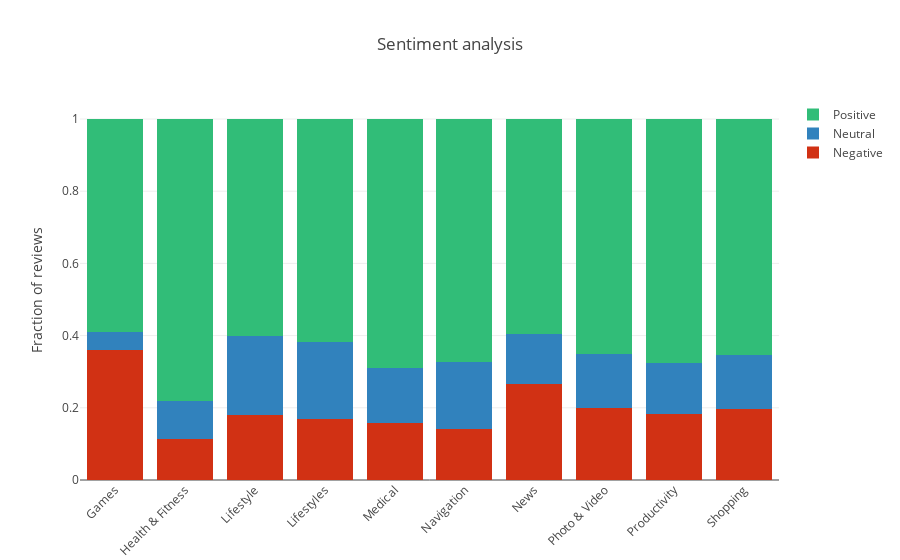

Write notebook code for a chart like this one.
### Code cell
merged_df = pd.merge(df, reviews_df, on = "App", how = "inner")
merged_df = merged_df.dropna(subset=['Sentiment', 'Translated_Review'])

grouped_sentiment_category_count = merged_df.groupby(['Category', 'Sentiment']).agg({'App': 'count'}).reset_index()
grouped_sentiment_category_sum = merged_df.groupby(['Category']).agg({'Sentiment': 'count'}).reset_index()

new_df = pd.merge(grouped_sentiment_category_count, grouped_sentiment_category_sum, on=["Category"])
#print(new_df)
new_df['Sentiment_Normalized'] = new_df.App/new_df.Sentiment_y
new_df = new_df.groupby('Category').filter(lambda x: len(x) ==3)
# new_df = new_df[new_df.Category.isin(['HEALTH_AND_FITNESS', 'GAME', 'FAMILY', 'EDUCATION', 'COMMUNICATION', 
#                                      'ENTERTAINMENT', 'TOOLS', 'SOCIAL', 'TRAVEL_AND_LOCAL'])]
new_df

trace1 = go.Bar(
    x=list(new_df.Category[::3])[6:-5],
    y= new_df.Sentiment_Normalized[::3][6:-5],
    name='Negative',
    marker=dict(color = 'rgb(209,49,20)')
)

trace2 = go.Bar(
    x=list(new_df.Category[::3])[6:-5],
    y= new_df.Sentiment_Normalized[1::3][6:-5],
    name='Neutral',
    marker=dict(color = 'rgb(49,130,189)')
)

trace3 = go.Bar(
    x=list(new_df.Category[::3])[6:-5],
    y= new_df.Sentiment_Normalized[2::3][6:-5],
    name='Positive',
    marker=dict(color = 'rgb(49,189,120)')
)

data = [trace1, trace2, trace3]
layout = go.Layout(
    title = 'Sentiment analysis',
    barmode='stack',
    xaxis = {'tickangle': -45},
    yaxis = {'title': 'Fraction of reviews'}
)

fig = go.Figure(data=data, layout=layout)

plotly.offline.iplot({'data': data, 'layout': layout})

### Figure 1 — Plotly figure (JSON) as saved in the notebook; plotly's stock layout.template omitted (floating-point values rounded to 4 significant figures)
{"data": [{"marker": {"color": "rgb(209,49,20)"}, "name": "Negative", "type": "bar", "uid": "43152975-5c3d-4cd1-b14a-081878e300bd", "x": ["Games", "Health & Fitness", "Lifestyle", "Lifestyles", "Medical", "Navigation", "News", "Photo & Video", "Productivity", "Shopping"], "y": [0.3606, 0.1143, 0.1811, 0.1703, 0.1593, 0.1406, 0.2654, 0.2006, 0.1839, 0.1971]}, {"marker": {"color": "rgb(49,130,189)"}, "name": "Neutral", "type": "bar", "uid": "d73437f1-3a41-4c4c-ba53-5861c305be86", "x": ["Games", "Health & Fitness", "Lifestyle", "Lifestyles", "Medical", "Navigation", "News", "Photo & Video", "Productivity", "Shopping"], "y": [0.05001, 0.1058, 0.2167, 0.2133, 0.15, 0.1875, 0.1394, 0.1482, 0.1394, 0.1492]}, {"marker": {"color": "rgb(49,189,120)"}, "name": "Positive", "type": "bar", "uid": "b3d7c463-720b-4fff-afdc-b90efac88a27", "x": ["Games", "Health & Fitness", "Lifestyle", "Lifestyles", "Medical", "Navigation", "News", "Photo & Video", "Productivity", "Shopping"], "y": [0.5894, 0.7799, 0.6022, 0.6164, 0.6907, 0.6719, 0.5952, 0.6511, 0.6767, 0.6537]}], "layout": {"barmode": "stack", "title": {"text": "Sentiment analysis"}, "xaxis": {"tickangle": -45}, "yaxis": {"title": {"text": "Fraction of reviews"}}}}
